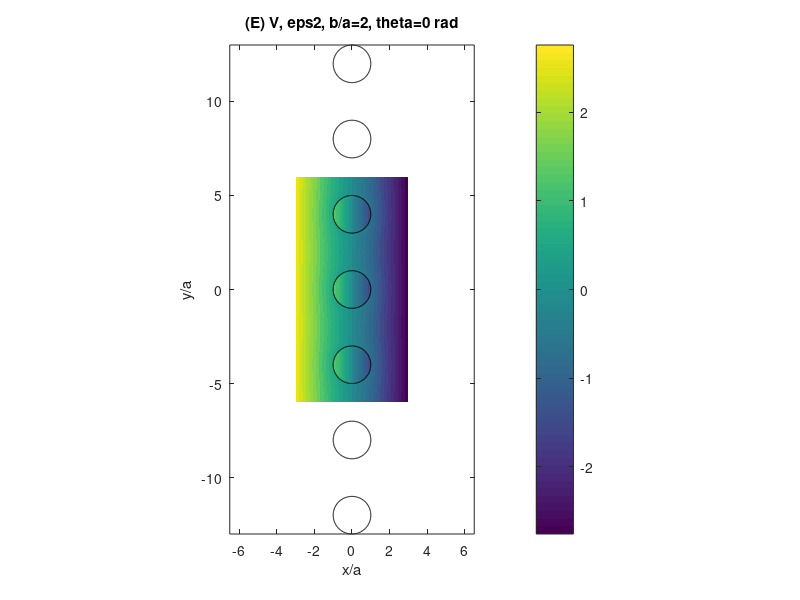
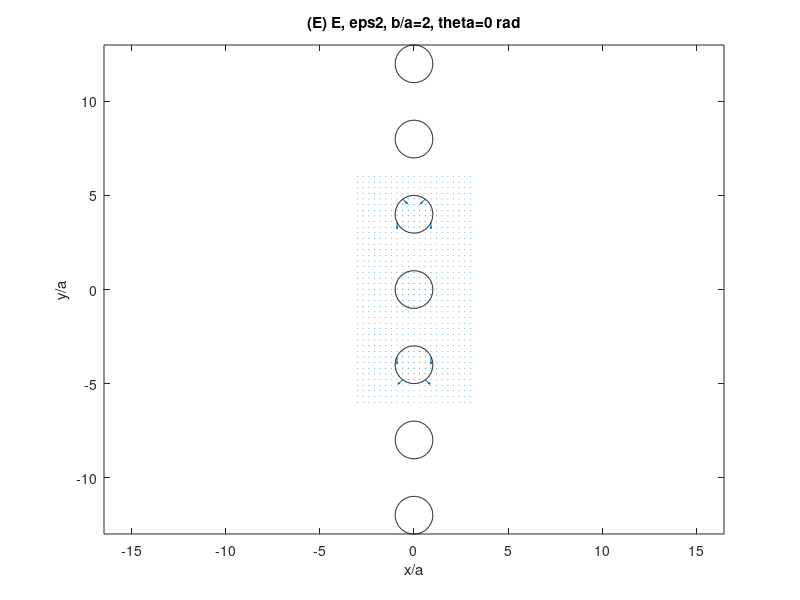

These figures' MATLAB source, in order: (Note: a time limit stopped this script after it produced the figures.)
clear;
close all;
clf;
clc;

a = 1.0;
b = 2.0*a;
E0 = 1.0;

Nx = 301; Ny = 601;
xE = linspace(-3*a, 3*a, Nx);
yE = linspace(-6*a, 6*a, Ny);
[xgE,ygE] = meshgrid(xE,yE);

theta = 0.0;
eps_list = [2,4,10,Inf];
Nmax = 40;

for k = 1:numel(eps_list)
    epsr = eps_list(k);
    if isinf(epsr)
        xi = 1.0; denom_inside = Inf;
    else
        xi = (epsr-1)/(epsr+1); denom_inside = epsr+1;
    end
    S = (a^2)/(b^2) * (pi^2/12);
    E0x = E0*cos(theta); E0y = E0*sin(theta);
    denom_x = 1 + xi*S; if abs(denom_x)<1e-12, denom_x = 1e-12*(2*(denom_x>=0)-1); end
    denom_y = 1 - xi*S; if abs(denom_y)<1e-12, denom_y = 1e-12*(2*(denom_y>=0)-1); end
    Ax = (xi/denom_x)*E0x; Ay = (xi/denom_y)*E0y;
    if isinf(denom_inside)
        Bx = 0; By = 0;
    else
        Elocx = E0x - S*Ax; Elocy = E0y + S*Ay;
        Bx = -2/denom_inside * Elocx; By = -2/denom_inside * Elocy;
    end

    V = -E0x.*xgE - E0y.*ygE;
    for n = -Nmax:Nmax
        yc = 2*b*n;
        dx = xgE;
        dy = ygE - yc;
        R2 = dx.^2 + dy.^2;
        inside = (R2 < a^2);
        mask = (~inside) & (R2>0);
        Vout = zeros(size(V));
        Vout(mask) = a^2 .* ( Ax.*dx(mask)./R2(mask) + Ay.*dy(mask)./R2(mask) );
        Vin = Bx.*dx + By.*dy;
        V = V + Vin.*inside + Vout.*(~inside);
    end

    dy_ = yE(2)-yE(1); dx_ = xE(2)-xE(1);
    [Vy,Vx] = gradient(V,dy_,dx_);
    Ex = -Vx; Ey = -Vy;

    Xn = xgE./a; Yn = ygE./a; rba = b/a;

    figure; % V
    vabs = max(abs(V(:))); if vabs==0, vabs=1; end
    contourf(Xn, Yn, V, linspace(-vabs,vabs,31), 'LineStyle','none'); colorbar; hold on;
    ymin = min(Yn(:)); ymax = max(Yn(:));
    nmin = floor(ymin/(2*rba)) - 1; nmax = ceil(ymax/(2*rba)) + 1;
    t = linspace(0,2*pi,200);
    for nn = nmin:nmax
        ycN = 2*rba*nn; plot(cos(t), ycN + sin(t), 'k-');
    end
    if isinf(epsr), tag='PEC'; else, tag=sprintf('eps%g',epsr); end
    title(['(E) V, ' tag ', b/a=' num2str(rba) ', theta=' num2str(theta) ' rad']);
    xlabel('x/a'); ylabel('y/a'); axis equal tight;

    figure; % E
    step = max(1, floor(max(size(Xn))/40));
    quiver(Xn(1:step:end,1:step:end), Yn(1:step:end,1:step:end), ...
           Ex(1:step:end,1:step:end), Ey(1:step:end,1:step:end), 0.9); hold on;
    for nn = nmin:nmax
        ycN = 2*rba*nn; plot(cos(t), ycN + sin(t), 'k-');
    end
    title(['(E) E, ' tag ', b/a=' num2str(rba) ', theta=' num2str(theta) ' rad']);
    xlabel('x/a'); ylabel('y/a'); axis equal tight;
end

epsr = 4; thetas = [10 30 45 60]*pi/180;

for theta = thetas
    xi = (epsr-1)/(epsr+1);
    S = (a^2)/(b^2) * (pi^2/12);
    E0x = E0*cos(theta); E0y = E0*sin(theta);
    denom_x = 1 + xi*S; if abs(denom_x)<1e-12, denom_x = 1e-12*(2*(denom_x>=0)-1); end
    denom_y = 1 - xi*S; if abs(denom_y)<1e-12, denom_y = 1e-12*(2*(denom_y>=0)-1); end
    Ax = (xi/denom_x)*E0x; Ay = (xi/denom_y)*E0y;
    Elocx = E0x - S*Ax; Elocy = E0y + S*Ay;
    Bx = -2/(epsr+1)*Elocx; By = -2/(epsr+1)*Elocy;

    V = -E0x.*xgE - E0y.*ygE;
    for n = -Nmax:Nmax
        yc = 2*b*n;
        dx = xgE; dy = ygE - yc; R2 = dx.^2 + dy.^2;
        inside = (R2 < a^2);
        mask = (~inside) & (R2>0);
        Vout = zeros(size(V));
        Vout(mask) = a^2 .* ( Ax.*dx(mask)./R2(mask) + Ay.*dy(mask)./R2(mask) );
        Vin = Bx.*dx + By.*dy;
        V = V + Vin.*inside + Vout.*(~inside);
    end

    dy_ = yE(2)-yE(1); dx_ = xE(2)-xE(1);
    [Vy,Vx] = gradient(V,dy_,dx_); Ex = -Vx; Ey = -Vy;

    Xn = xgE./a; Yn = ygE./a; rba = b/a;
    ymin = min(Yn(:)); ymax = max(Yn(:));
    nmin = floor(ymin/(2*rba)) - 1; nmax = ceil(ymax/(2*rba)) + 1; t = linspace(0,2*pi,200);

    figure; % V
    vabs = max(abs(V(:))); if vabs==0, vabs=1; end
    contourf(Xn, Yn, V, linspace(-vabs,vabs,31), 'LineStyle','none'); colorbar; hold on;
    for nn = nmin:nmax, ycN = 2*rba*nn; plot(cos(t), ycN + sin(t), 'k-'); end
    title(['(Z) V, eps=4, b/a=' num2str(rba) ', theta=' num2str(theta) ' rad']);
    xlabel('x/a'); ylabel('y/a'); axis equal tight;

    figure; % E
    step = max(1, floor(max(size(Xn))/40));
    quiver(Xn(1:step:end,1:step:end), Yn(1:step:end,1:step:end), ...
           Ex(1:step:end,1:step:end), Ey(1:step:end,1:step:end), 0.9); hold on;
    for nn = nmin:nmax, ycN = 2*rba*nn; plot(cos(t), ycN + sin(t), 'k-'); end
    title(['(Z) E, eps=4, b/a=' num2str(rba) ', theta=' num2str(theta) ' rad']);
    xlabel('x/a'); ylabel('y/a'); axis equal tight;
end

epsr = 10; theta = pi/4; rlist = [1.1 1.5 2.5 4.0];
NmaxH = 60;

for r = rlist
    b2 = r*a;
    xH = linspace(-3*a, 3*a, Nx);
    yH = linspace(-8*b2, 8*b2, Ny);
    [xgH,ygH] = meshgrid(xH,yH);

    xi = (epsr-1)/(epsr+1);
    S = (a^2)/(b2^2) * (pi^2/12);
    E0x = E0*cos(theta); E0y = E0*sin(theta);
    denom_x = 1 + xi*S; if abs(denom_x)<1e-12, denom_x = 1e-12*(2*(denom_x>=0)-1); end
    denom_y = 1 - xi*S; if abs(denom_y)<1e-12, denom_y = 1e-12*(2*(denom_y>=0)-1); end
    Ax = (xi/denom_x)*E0x; Ay = (xi/denom_y)*E0y;
    Elocx = E0x - S*Ax; Elocy = E0y + S*Ay;
    Bx = -2/(epsr+1)*Elocx; By = -2/(epsr+1)*Elocy;

    V = -E0x.*xgH - E0y.*ygH;
    for n = -NmaxH:NmaxH
        yc = 2*b2*n;
        dx = xgH; dy = ygH - yc; R2 = dx.^2 + dy.^2;
        inside = (R2 < a^2);
        mask = (~inside) & (R2>0);
        Vout = zeros(size(V));
        Vout(mask) = a^2 .* ( Ax.*dx(mask)./R2(mask) + Ay.*dy(mask)./R2(mask) );
        Vin = Bx.*dx + By.*dy;
        V = V + Vin.*inside + Vout.*(~inside);
    end

    dy_ = yH(2)-yH(1); dx_ = xH(2)-xH(1);
    [Vy,Vx] = gradient(V,dy_,dx_); Ex = -Vx; Ey = -Vy;

    Xn = xgH./a; Yn = ygH./a; rba = b2/a;
    ymin = min(Yn(:)); ymax = max(Yn(:));
    nmin = floor(ymin/(2*rba)) - 1; nmax = ceil(ymax/(2*rba)) + 1; t = linspace(0,2*pi,200);

    figure; % V
    vabs = max(abs(V(:))); if vabs==0, vabs=1; end
    contourf(Xn, Yn, V, linspace(-vabs,vabs,31), 'LineStyle','none'); colorbar; hold on;
    for nn = nmin:nmax, ycN = 2*rba*nn; plot(cos(t), ycN + sin(t), 'k-'); end
    title(['(H) V, eps=10, b/a=' num2str(rba) ', theta=' num2str(theta) ' rad']);
    xlabel('x/a'); ylabel('y/a'); axis equal tight;

    figure; % E
    step = max(1, floor(max(size(Xn))/40));
    quiver(Xn(1:step:end,1:step:end), Yn(1:step:end,1:step:end), ...
           Ex(1:step:end,1:step:end), Ey(1:step:end,1:step:end), 0.9); hold on;
    for nn = nmin:nmax, ycN = 2*rba*nn; plot(cos(t), ycN + sin(t), 'k-'); end
    title(['(H) E, eps=10, b/a=' num2str(rba) ', theta=' num2str(theta) ' rad']);
    xlabel('x/a'); ylabel('y/a'); axis equal tight;
end
